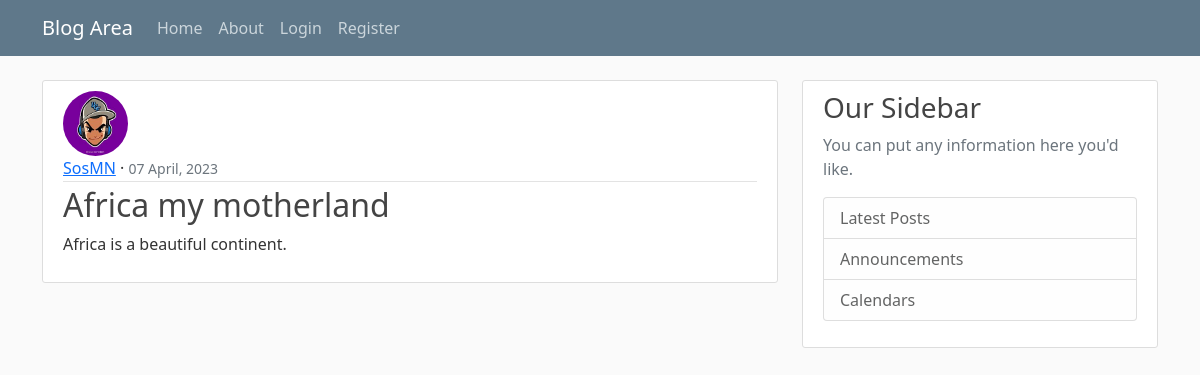
Screenshot of /post/11/ with the database file from the repository.
### blog/models.py (models this page shows, shortened)
class Post(models.Model):
    title = models.CharField(max_length=80)
    content = models.TextField()
    date_posted = models.DateTimeField(default=timezone.now)
    author = models.ForeignKey(User, on_delete=models.CASCADE)

### users/models.py (models this page shows, shortened)
class Profile(models.Model):
    user = models.OneToOneField(User, on_delete=models.CASCADE)
    image = models.ImageField(default='default.jpg', upload_to='profile_pics')

### blog/views.py (the view)
# urls.py: path('post/<int:pk>/', PostDetailView.as_view(), name='post-detail'),
class PostDetailView(DetailView):
    model = Post

### blog/templates/blog/post_detail.html (shortened to what this page needs)
{% extends "base.html" %}
{% block content %}
    <article class="media content-section">
        <img class="rounded-circle article-img" src="{{ object.author.profile.image.url }}">
        <div class="media-body">
            <div class="article-metadata">
                <a class="mr-2" href="{% url 'user-posts' object.author.username %}">{{ object.author }}</a> &middot;
                <small class="text-muted">{{ object.date_posted|date:"d F, Y" }}</small>
            </div>
            <h2 class="article-title">{{ object.title }}</h2>
            <p class="article-content">{{ object.content }}</p>
        </div>
    </article>
{% endblock content%}

### blog/static/blog/main.css (style rules this page uses)
body { background: #fafafa; color: #333333; margin-top: 5rem; }
h1, h2, h3, h4, h5, h6 { color: #444444; }
.content-section { background: #ffffff; padding: 10px 20px; border: 1px solid #dddddd; border-radius: 3px; margin-bottom: 20px; }
.article-title { color: #444444; }
.article-content { white-space: pre-line; }
.article-img { height: 65px; width: 65px; margin-right: 16px; }
.article-metadata { padding-bottom: 1px; margin-bottom: 4px; border-bottom: 1px solid #e3e3e3 }

### rows the page displays
Post: author.profile.image (picture), author "SosMN", date_posted "07 April, 2023", title "Africa my motherland", content "Africa is a beautiful continent."
